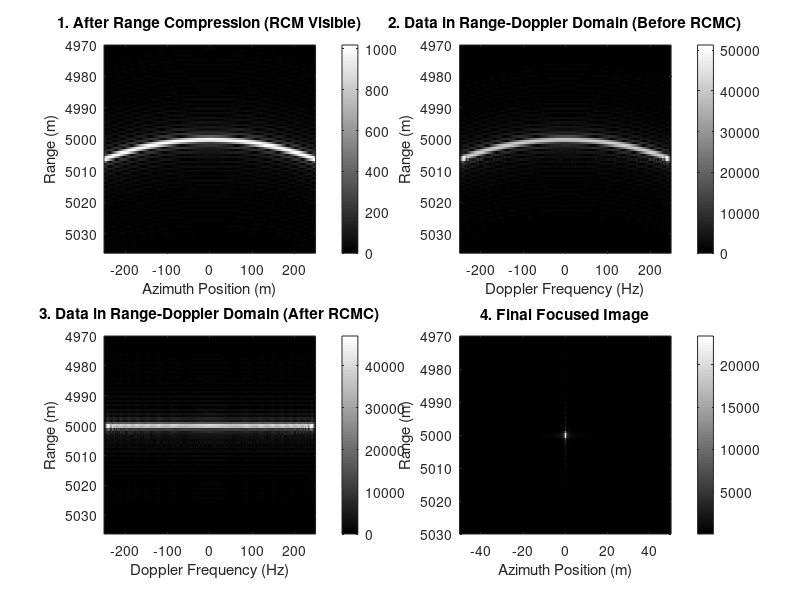

This figure's MATLAB source: (Note: this script raises an error after producing the figure.)
% MATLAB Script to Simulate and Process SAR Data for a Point Target using RDA

% --- Simulation Parameters ---
c = 3e8;                     % Speed of light (m/s)
fc = 5e9;                    % Carrier frequency (Hz) (e.g., C-band)
lambda = c/fc;               % Wavelength (m)
B = 100e6;                   % Chirp bandwidth (Hz)
Tp = 5e-6;                   % Pulse duration (s)
Kr = B/Tp;                   % Chirp rate (Hz/s)

R0 = 5000;                   % Closest slant range to target (m)
vp = 150;                    % Platform velocity (m/s)
Lsar = 500;                  % Synthetic aperture length (m)
Ta = Lsar / vp;              % Aperture time (s)
PRF = 500;                   % Pulse Repetition Frequency (Hz)
Na = round(Ta * PRF);        % Number of azimuth samples
if mod(Na,2) ~= 0
    Na = Na+1; % Ensure Na is even for easier FFT handling
end
ts = linspace(-Ta/2, Ta/2, Na); % Slow time vector (s)

% --- Fast Time (Range) Sampling Parameters ---
R_max_rcm = sqrt(R0^2 + (Lsar/2)^2); % Max range due to RCM
tr_start_time = 2*R0/c - Tp;         % Start time for earliest echo
tr_end_time   = 2*R_max_rcm/c + Tp;  % End time for latest echo
Nr = 2048; % Number of samples in fast time (range bins)
tr = linspace(tr_start_time, tr_end_time, Nr); % Fast time vector (s)
dt_fast = tr(2)-tr(1);             % Fast time sampling interval
fs_fast_actual = 1/dt_fast;        % Actual fast time sampling frequency
range_resolution = c/(2*B);
fprintf('Range resolution: %.2f m\n', range_resolution);
fprintf('RCM amount: %.2f m (approx %.2f range bins)\n', R_max_rcm-R0, (R_max_rcm-R0)/range_resolution);


% --- Simulate Raw Data ---
s_raw = zeros(Nr, Na); % Initialize raw data matrix
fprintf('Simulating raw data...\n');
for ia = 1:Na % Loop over azimuth positions
    ta_curr = ts(ia); % Current slow time
    R_inst = sqrt(R0^2 + (vp*ta_curr)^2); % Instantaneous slant range
    delay_inst = 2*R_inst/c; % Instantaneous round-trip delay

    % Generate received chirp
    pulse_signal_complex = exp(1j*pi*Kr*(tr - delay_inst - Tp/2).^2);
    rect_window = (tr >= delay_inst) & (tr <= (delay_inst + Tp));
    pulse_signal_complex = pulse_signal_complex .* rect_window;

    % Modulate with carrier phase (baseband conversion) and store
    s_raw(:,ia) = pulse_signal_complex.' .* exp(-1j*4*pi*fc*R_inst/c);
    if mod(ia, round(Na/10)) == 0
        fprintf('Processed %d/%d azimuth samples for raw data.\n', ia, Na);
    end
end
fprintf('Raw data simulation complete.\n');

% --- 1. Range Compression ---
fprintf('Performing Step 1: Range Compression...\n');
N_pulse_samples = ceil(Tp * fs_fast_actual);
t_ref_pulse = linspace(0, Tp, N_pulse_samples);
ref_chirp_time_domain = exp(1j*pi*Kr*(t_ref_pulse - Tp/2).^2);
ref_chirp_padded = zeros(Nr,1);
ref_chirp_padded(1:N_pulse_samples) = ref_chirp_time_domain;
H_matched_filter_freq = conj(fft(ref_chirp_padded, Nr)); % Matched filter in freq domain

S_raw_freq = fft(s_raw, Nr, 1); % FFT along range
S_range_compressed_freq = S_raw_freq .* repmat(H_matched_filter_freq, 1, Na); % Multiply by matched filter
s_range_compressed = ifft(S_range_compressed_freq, Nr, 1); % IFFT back to time domain
fprintf('Range compression complete.\n');

% Axes for plotting
azimuth_axis_m = ts * vp;
range_axis_m = tr * c/2;

% Define common Y-limits for the first three plots to see RCM clearly
ylim_center = (R0 + R_max_rcm)/2;
ylim_span = (R_max_rcm - R0) + 40*range_resolution; % Span of RCM + margin
ylim_plot_rcm = [ylim_center - ylim_span/2, ylim_center + ylim_span/2];

% --- Create Figure for Subplots ---
figure('Name', 'SAR RDA Processing Stages', 'NumberTitle', 'off', 'Position', [100, 100, 1200, 800]);

% Subplot 1: After Range Compression
subplot(2,2,1);
imagesc(azimuth_axis_m, range_axis_m, abs(s_range_compressed));
xlabel('Azimuth Position (m)');
ylabel('Range (m)');
title('1. After Range Compression (RCM Visible)');
colorbar;
colormap(gca, 'gray'); % Apply colormap to current axes
ylim(ylim_plot_rcm);
fprintf('Plotted image after range compression.\n');

% --- 2. Azimuth FFT (Transform to Range-Doppler Domain) ---
fprintf('Performing Step 2: Azimuth FFT...\n');
S_rd = fftshift(fft(s_range_compressed, Na, 2), 2); % FFT along azimuth, then shift
fprintf('Azimuth FFT complete.\n');

% Azimuth frequency axis
fa_axis = ((0:Na-1) - floor(Na/2)) * (PRF/Na); % Centered Doppler frequency axis

% Subplot 2: In Range-Doppler Domain (Before RCMC)
subplot(2,2,2);
imagesc(fa_axis, range_axis_m, abs(S_rd));
xlabel('Doppler Frequency (Hz)');
ylabel('Range (m)');
title('2. Data in Range-Doppler Domain (Before RCMC)');
colorbar;
colormap(gca, 'gray');
ylim(ylim_plot_rcm);
fprintf('Plotted image in Range-Doppler domain.\n');

% --- 3. Range Cell Migration Correction (RCMC) ---
fprintf('Performing Step 3: Range Cell Migration Correction (RCMC)...\n');
S_rcmc = zeros(Nr, Na, 'like', 1j); % Initialize complex matrix for RCMC output
range_grid_out_for_interp = range_axis_m.'; % Ensure it's a column vector for interp1

for k_fa = 1:Na % Loop over each Doppler frequency bin
    fa = fa_axis(k_fa); % Current Doppler frequency

    term_sq = (lambda * fa / (2*vp))^2;
    if term_sq >= 1
        S_rcmc(:, k_fa) = 0; % Set to zero for invalid/extreme Doppler frequencies
        continue;
    end

    delta_R_fa = R0 * (1/sqrt(1 - term_sq) - 1); % Range migration
    range_grid_in_for_interp = range_grid_out_for_interp + delta_R_fa; % Shifted range grid for interpolation

    % Interpolate S_rd at the shifted range positions
    S_rcmc(:, k_fa) = interp1(range_axis_m, S_rd(:, k_fa), range_grid_in_for_interp, 'linear', 0);
end
fprintf('RCMC complete.\n');

% Subplot 3: After RCMC (in Range-Doppler Domain)
subplot(2,2,3);
imagesc(fa_axis, range_axis_m, abs(S_rcmc));
xlabel('Doppler Frequency (Hz)');
ylabel('Range (m)');
title('3. Data in Range-Doppler Domain (After RCMC)');
colorbar;
colormap(gca, 'gray');
ylim(ylim_plot_rcm);
fprintf('Plotted image after RCMC.\n');

% --- 4. Azimuth Compression ---
fprintf('Performing Step 4: Azimuth Compression...\n');
H_az_matched = zeros(1, Na, 'like', 1j); % Row vector for azimuth matched filter
for k_fa = 1:Na
    fa = fa_axis(k_fa);
    term_sq = (lambda * fa / (2*vp))^2;
    if term_sq < 1 % Only apply filter for valid Doppler frequencies
        H_az_matched(k_fa) = exp(1j * (4*pi*R0/lambda) * sqrt(1 - term_sq));
    else
        H_az_matched(k_fa) = 0; % No signal contribution expected here
    end
end

S_az_compressed_rd = S_rcmc .* repmat(H_az_matched, Nr, 1); % Apply filter
fprintf('Azimuth compression complete.\n');

% --- 5. Azimuth IFFT (Transform back to Image Domain) ---
fprintf('Performing Step 5: Azimuth IFFT...\n');
s_focused = ifft(ifftshift(S_az_compressed_rd, 2), Na, 2); % Inverse shift, then IFFT
fprintf('Azimuth IFFT complete.\n');

% Subplot 4: Final Focused Image
subplot(2,2,4);
imagesc(azimuth_axis_m, range_axis_m, abs(s_focused));
xlabel('Azimuth Position (m)');
ylabel('Range (m)');
title('4. Final Focused Image');
colorbar;
colormap(gca, 'gray');

% Zoom into the target area for the final image
ylim_focused = [R0 - 20*range_resolution, R0 + 20*range_resolution];
xlim_focused = [-Lsar/10, Lsar/10]; % Show a smaller azimuth extent around target
ylim(ylim_focused);
xlim(xlim_focused);
fprintf('Plotted final focused image.\n');

sgtitle('SAR RDA Processing Stages for a Point Target', 'FontSize', 16, 'FontWeight', 'bold'); % Super title for the whole figure

fprintf('RDA processing and plotting finished.\n');
% --- End of Script ---
